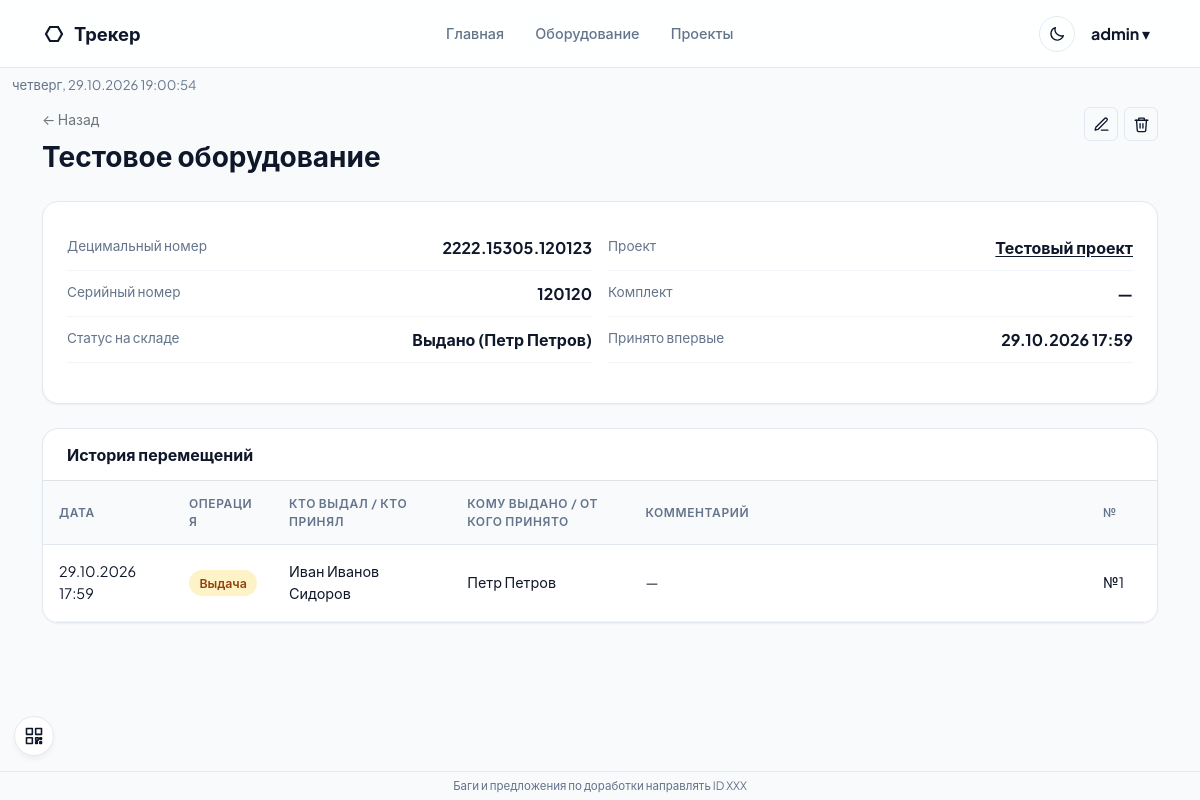
Screenshot of /equipment/1 (signed in) with the database file from the repository.
### app/models.py (models this page shows, shortened)
class User(UserMixin, db.Model):
    __tablename__ = 'users'
    id = db.Column(db.Integer, primary_key=True)
    username = db.Column(db.String(64), unique=True, nullable=False)
    password_hash = db.Column(db.String(256), nullable=False)
    password_plain = db.Column(db.String(256))
    must_change_password = db.Column(db.Boolean, default=False, nullable=False)
    role = db.Column(db.String(20), default='user')
    can_report = db.Column(db.Boolean, default=False)
    can_data = db.Column(db.Boolean, default=False)
    created_at = db.Column(db.DateTime, default=datetime.utcnow)
    equipments = db.relationship('Equipment', backref='owner', lazy='dynamic')
    projects = db.relationship('Project', backref='owner', lazy='dynamic')
    employees = db.relationship('Employee', backref='owner', lazy='dynamic')
    operations = db.relationship('Operation', backref='owner', lazy='dynamic')
    @property
    def is_admin(self):
        return self.role == 'admin'
    @property
    def can_use_report(self):
        return self.is_admin or bool(self.can_report)
    @property
    def can_use_data(self):
        return self.is_admin or bool(self.can_data)

class Equipment(db.Model):
    __tablename__ = 'equipments'
    id = db.Column(db.Integer, primary_key=True)
    user_id = db.Column(db.Integer, db.ForeignKey('users.id'), nullable=False)
    name = db.Column(db.String(120), nullable=False)
    category = db.Column(db.String(60))
    decimal_number = db.Column(db.String(100))
    serial_number = db.Column(db.String(100), nullable=True)
    status = db.Column(db.String(80), default='На складе')
    project_id = db.Column(db.Integer, db.ForeignKey('projects.id'), nullable=True)
    kit_id = db.Column(db.Integer, db.ForeignKey('kits.id'), nullable=True)
    received_at = db.Column(db.DateTime, default=datetime.utcnow)
    received_from = db.Column(db.String(255))
    acceptance_report = db.Column(db.String(500))
    photo_path = db.Column(db.String(500))
    status_before_archive = db.Column(db.String(80))
    photos = db.relationship('EquipmentPhoto', backref='equipment', cascade='all, delete-orphan', lazy=True)
    created_at = db.Column(db.DateTime, default=datetime.utcnow)
    operation_items = db.relationship('OperationItem', backref='equipment', lazy=True)

class Project(db.Model):
    __tablename__ = 'projects'
    id = db.Column(db.Integer, primary_key=True)
    user_id = db.Column(db.Integer, db.ForeignKey('users.id'), nullable=False)
    name = db.Column(db.String(120), nullable=False)
    description = db.Column(db.Text)
    archived = db.Column(db.Boolean, default=False, nullable=False)
    created_at = db.Column(db.DateTime, default=datetime.utcnow)
    equipments = db.relationship('Equipment', backref='project', lazy=True)
    kits = db.relationship('Kit', backref='project', cascade='all, delete-orphan', lazy=True)

class Operation(db.Model):
    __tablename__ = 'operations'
    id = db.Column(db.Integer, primary_key=True)
    user_id = db.Column(db.Integer, db.ForeignKey('users.id'), nullable=False)
    op_type = db.Column(db.String(20), nullable=False)
    employee_id = db.Column(db.Integer, db.ForeignKey('employees.id'), nullable=True)
    employee = db.relationship('Employee', foreign_keys=[employee_id])
    issuer_employee_id = db.Column(db.Integer, db.ForeignKey('employees.id'), nullable=True)
    issuer = db.relationship('Employee', foreign_keys=[issuer_employee_id])
    recipient_name = db.Column(db.String(255))
    seq_number = db.Column(db.Integer)
    @property
    def party_name(self):
        return self.recipient_name or (self.employee.full_name if self.employee else None)
    created_at = db.Column(db.DateTime, default=datetime.utcnow)
    comment = db.Column(db.Text)
    items = db.relationship('OperationItem', backref='operation', cascade="all, delete-orphan")

class Employee(db.Model):
    __tablename__ = 'employees'
    id = db.Column(db.Integer, primary_key=True)
    user_id = db.Column(db.Integer, db.ForeignKey('users.id'), nullable=False)
    full_name = db.Column(db.String(120), nullable=False)
    position = db.Column(db.String(100))
    phone = db.Column(db.String(30))
    kind = db.Column(db.String(10), default='own')
    department = db.Column(db.String(120))

### app/routes/equipment.py (the view)
@equipment_bp.route('/<int:item_id>')
@login_required
def detail(item_id):
    item = Equipment.query.filter_by(id=item_id, user_id=current_user.id).first_or_404()
    history = []
    for op_item in OperationItem.query.filter_by(equipment_id=item.id).all():
        op = op_item.operation
        if op.user_id == current_user.id:
            history.append({'date': op.created_at, 'op_type': op.op_type, 'op_id': op.id, 'seq': op.seq_number or op.id,
                'recipient': op.party_name or '—',
                'issuer': op.issuer.full_name if op.issuer else '—', 'comment': op.comment})
    history.sort(key=lambda x: x['date'], reverse=True)
    return render_template('equipment/detail.html', item=item, history=history)

### app/routes/main.py (called while the page is built)
def connect_url():
    host = request.host
    name, _, port = host.partition(':') if not host.startswith('[') else (host, '', '')
    if name in ('localhost', '127.0.0.1', '0.0.0.0', ''):
        host = _lan_ip() + (':' + port if port else '')
    return f'{request.scheme}://{host}'

### templates/equipment/detail.html (shortened to what this page needs)
{% extends 'base.html' %}
{% import '_icons.html' as icons %}
{% block content %}
<div class="mb-4 d-flex justify-content-between align-items-start"><div><a href="{{ url_for('equipment.list_equipment') }}" class="small text-secondary text-decoration-none">← Назад</a><h3 class="fw-bold mt-2 mb-1">{{ item.name }}</h3></div>
<div class="icon-actions"><a href="{{ url_for('equipment.edit_equipment',item_id=item.id) }}" class="icon-btn" title="Редактировать">{{ icons.pencil() }}</a><form method="post" action="{{ url_for('equipment.delete_equipment',item_id=item.id) }}" onsubmit="return confirm('Удалить оборудование «{{ item.name|replace("'", "") }}»? Оно будет удалено вместе с историей перемещений и файлами. Действие нельзя отменить.');"><button type="submit" class="icon-btn icon-danger" title="Удалить">{{ icons.trash() }}</button></form></div></div>
<div class="card-custom mb-4"><div class="row g-3"><div class="col-md-6"><div class="detail-field"><span>Децимальный номер</span><strong>{{ item.decimal_number or '—' }}</strong></div><div class="detail-field"><span>Серийный номер</span><strong>{{ item.serial_number or '—' }}</strong></div><div class="detail-field"><span>Статус на складе</span><strong>{{ item.status }}</strong></div></div><div class="col-md-6"><div class="detail-field"><span>Проект</span><strong>{% if item.project %}<a href="{{ url_for('directory.project_detail',proj_id=item.project.id) }}">{{ item.project.name }}</a>{% else %}—{% endif %}</strong></div><div class="detail-field"><span>Комплект</span><strong>{{ item.kit.name if item.kit else '—' }}</strong></div><div class="detail-field"><span>Принято впервые</span><strong>{{ item.received_at.strftime('%d.%m.%Y %H:%M') if item.received_at else '—' }}</strong></div></div></div>
</div>
<div class="card-custom p-0 overflow-hidden"><div class="p-3 px-4 border-bottom"><h6 class="fw-bold m-0">История перемещений</h6></div><div class="table-scroll"><table class="table-fixed table-custom"><thead><tr><th style="width:130px">Дата</th><th style="width:100px">Операция</th><th style="width:16%">Кто выдал / Кто принял</th><th style="width:16%">Кому выдано / От кого принято</th><th>Комментарий</th><th style="width:70px">№</th></tr></thead><tbody>{% for h in history %}<tr><td>{{ h.date.strftime('%d.%m.%Y %H:%M') }}</td><td>{% if h.op_type=='issue' %}<span class="badge-custom badge-issued">Выдача</span>{% else %}<span class="badge-custom badge-stock">Прием</span>{% endif %}</td><td>{{ h.issuer }}</td><td>{{ h.recipient }}</td><td>{{ h.comment or '—' }}</td><td><a href="{{ url_for('operations.detail',op_id=h.op_id) }}" class="text-decoration-none">№{{ h.seq }}</a></td></tr>{% else %}<tr><td colspan="6" class="text-center py-4 text-secondary">История перемещений пуста</td></tr>{% endfor %}</tbody></table></div></div>
{% endblock %}

### templates/base.html (shortened to what this page needs)
<!DOCTYPE html>
<html lang="ru">
<head>
<link href="https://cdn.jsdelivr.net/npm/bootstrap@5.3.0/dist/css/bootstrap.min.css" rel="stylesheet">
<link rel="stylesheet" href="{{ url_for('static', filename='css/style.css') }}">
</head>
<body>
{% if current_user.is_authenticated %}
<nav class="navbar-custom mb-0"><div class="container d-flex align-items-center justify-content-between">
<a class="navbar-brand-custom text-decoration-none" href="{{ url_for('main.index') }}">
<svg class="brand-icon" width="24" height="24" viewBox="0 0 24 24" fill="none" stroke="currentColor" stroke-width="2.2" aria-hidden="true"><polygon points="20,12 16,19 8,19 4,12 8,5 16,5"></polygon></svg>
<span>Трекер</span></a>
<div class="d-flex gap-1 align-items-center">
<a class="nav-link-custom text-decoration-none" href="{{ url_for('main.index') }}">Главная</a>
<a class="nav-link-custom text-decoration-none" href="{{ url_for('equipment.list_equipment') }}">Оборудование</a>
<a class="nav-link-custom text-decoration-none" href="{{ url_for('directory.projects') }}">Проекты</a>
</div>
<div class="d-flex align-items-center gap-2">
<button type="button" id="themeToggle" class="theme-toggle" aria-label="Темная тема" title="Темная тема"></button>
<div class="user-menu-wrap">
<button type="button" class="user-menu-trigger" aria-expanded="false"><strong>{{ current_user.username }}</strong> ▾</button>
</div>
</div></div></nav>
<div class="qr-widget" id="qrWidget">
  <button type="button" class="qr-toggle" title="Подключиться с телефона" aria-label="QR для подключения"><svg viewBox="0 0 24 24"><rect x="3" y="3" width="7" height="7"/><rect x="14" y="3" width="7" height="7"/><rect x="3" y="14" width="7" height="7"/><path d="M14 14h3v3h-3zM19 14h2v2h-2zM14 19h2v2h-2zM19 19h2v2h-2z"/></svg></button>
</div>
{% endif %}
<div id="appClock" class="app-clock-global" aria-live="polite"></div>
<div class="container py-2">
{% block content %}{% endblock %}
</div>
<div class="app-footer">Баги и предложения по доработки направлять ID XXX</div>
</body></html>

### rows the page displays
User: username "admin"
Equipment: name "Тестовое оборудование", decimal_number "2222.15305.120123", serial_number "120120", status "Выдано (Петр Петров)", received_at "29.10.2026 17:59"
Project: project.name "Тестовый проект"
Operation: date "29.10.2026 17:59", recipient "Петр Петров"
Employee: issuer "Иван Иванов Сидоров"

### other values shown
{{ item.kit.name if item.kit else '—' }} "—"
{{ h.comment or '—' }} "—"
{{ h.seq }} "1"
